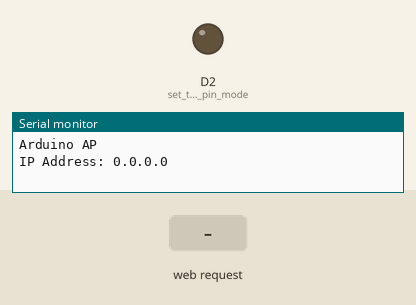
Recording of a sketch running on a simulated Arduino Nano RP2040 Connect. Parts: output pins drawn as LEDs (lit = HIGH), the last lines printed to the serial monitor. Inputs (shaded band) come from the test bench.

Above: at 6.2 s.
6.3 s: HTTP request GET /led received
At 6.9 s:
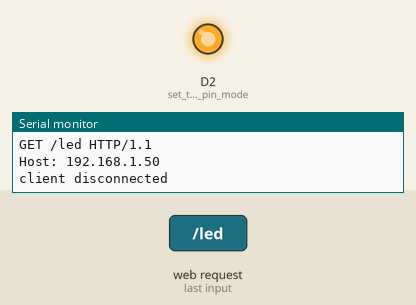
Timing chart, 0 to 9.3 s (numbered marks = the images above; inputs shaded):
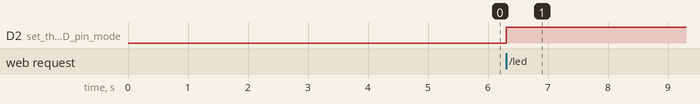

The sketch:

AP_base.ino
```cpp
#include <SPI.h>
#include <WiFiNINA.h>

//rete da creare e pass
char ssid[] = "ARDUINOWIFI";
char pass[] = "12345678"; //almeno 8 caratteri

int status = WL_IDLE_STATUS;
WiFiServer server(80);

//lo uso nel loop e in setup
IPAddress ip;
int statoled;

void setup() {
  Serial.begin(9600);
  while (!Serial);
  Serial.println("Arduino AP");

  pinMode(2, OUTPUT);      // set the LED pin mode

  if (WiFi.status() == WL_NO_MODULE) {
    Serial.println("Errore HW");
    while (true);
  }

  // by default the local IP address will be 192.168.4.1
  // you can override it with the following:
  // WiFi.config(IPAddress(10, 0, 0, 1));

  status = WiFi.beginAP(ssid, pass);
  if (status != WL_AP_LISTENING) {
    Serial.println("Creating access point failed");
    while (true);
  }

  // wait 10 seconds for connection:
  delay(5000);

  // start the web server on port 80
  server.begin();

  ip = WiFi.localIP();
  Serial.print("IP Address: ");
  Serial.println(ip);
}

void loop() {
  WiFiClient client = server.available();
  if (client) {                             // if you get a client,
    String currentLine = "";                // make a String to hold incoming data from the client
    while (client.connected()) {            // loop while the client's connected
      delayMicroseconds(10); // This is required for the Arduino Nano RP2040 Connect - otherwise it will loop so fast that SPI will never be served.

      if (client.available()) {             // if there's bytes to read from the client,
        char c = client.read();             // read a byte, then
        Serial.write(c);                    // print it out the serial monitor
        if (c == '\n') {                    // if the byte is a newline character

          // if the current line is blank, you got two newline characters in a row.
          // that's the end of the client HTTP request, so send a response:
          if (currentLine.length() == 0) {
            // HTTP headers always start with a response code (e.g. HTTP/1.1 200 OK)
            // and a content-type so the client knows what's coming, then a blank line:
            client.println("HTTP/1.1 200 OK");
            client.println("Content-type:text/html");
            client.println();

            // the content of the HTTP response follows the header:

            client.print("<html><body><form action='http://");
            client.print(ip);
            client.print("/led'>");
            if (!statoled) {
              client.print("<input type='submit' value='ACCENDI'/>");
            } else {
              client.print("<input type='submit' value='SPEGNI'/>");
            }
            client.print("</form></body></html>");

            // The HTTP response ends with another blank line:
            client.println();
            // break out of the while loop:
            break;
          } else {      // if you got a newline, then clear currentLine:
            currentLine = "";
          }
        } else if (c != '\r') {    // if you got anything else but a carriage return character,
          currentLine += c;      // add it to the end of the currentLine
        }

        // Check to see if the client request was "GET /H" or "GET /L":
        if (currentLine.endsWith("GET /led")) {
          statoled = !statoled;
          digitalWrite(2, statoled);
        }
      }
    }
    // close the connection:
    client.stop();
    Serial.println("client disconnected");
  }
}
```

Measured:
- after the input at 6.3 s, D2 (set_the_LED_pin_mode): LOW → HIGH at once
